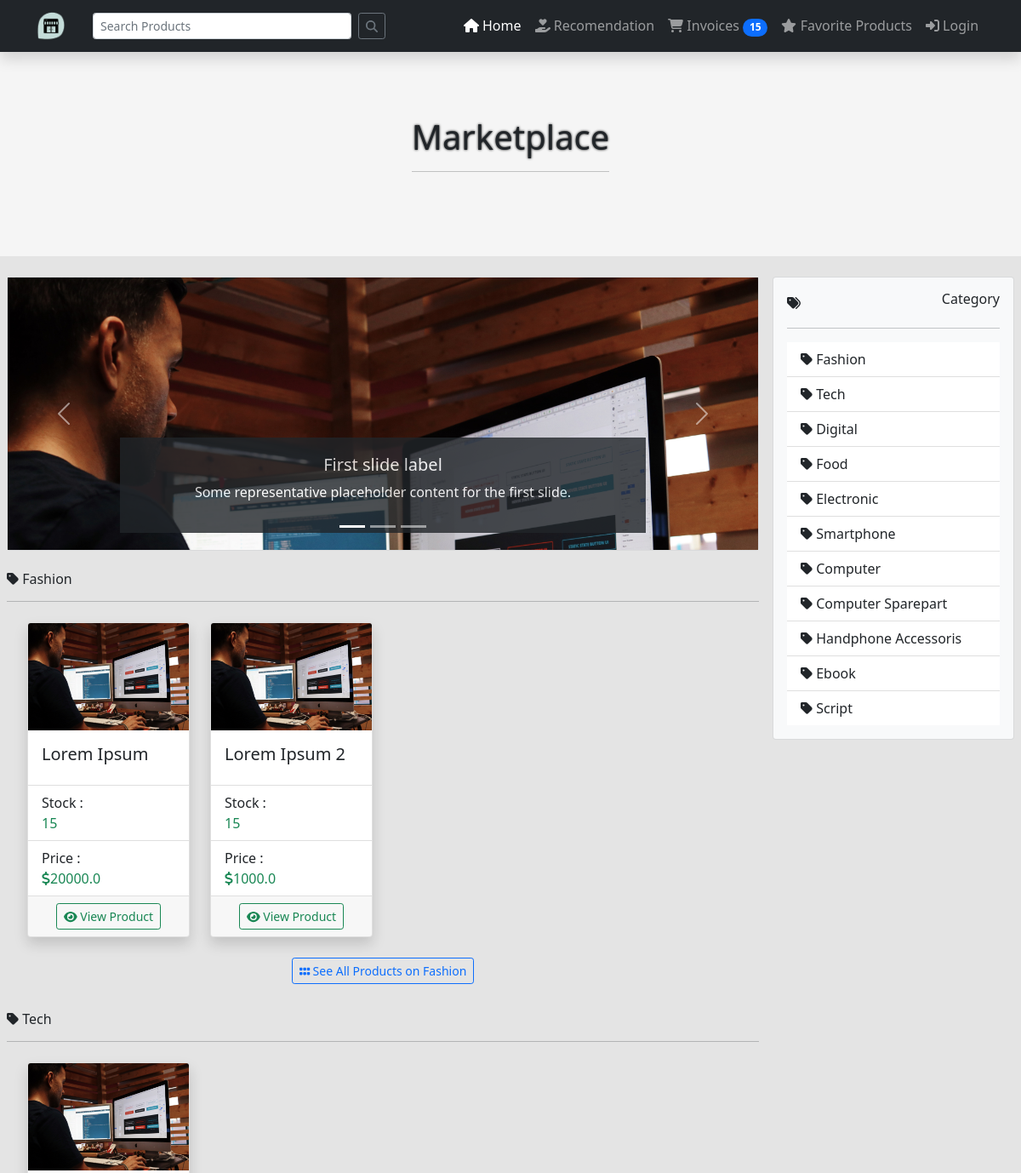
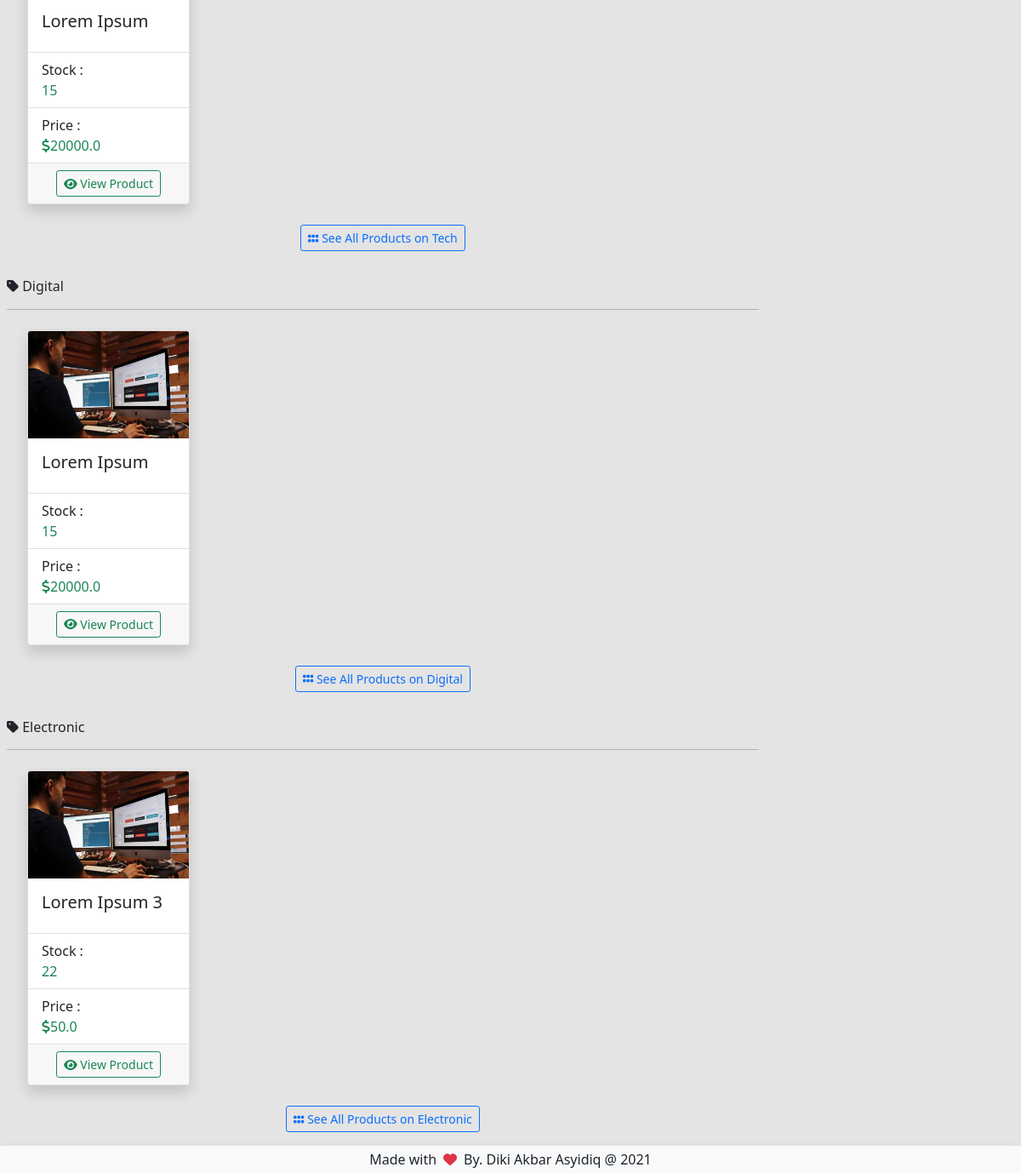
The page / on the database its author committed (2 pictures, top to bottom).
### products/models.py (models this page shows, shortened)
class Category(models.Model):
    name = models.CharField(max_length=25, blank=False)
    description = models.TextField(blank=False)
    slug = models.SlugField(editable=False, blank=True)

class Products(models.Model):
    product_name        = models.CharField(max_length=50, blank=False)
    product_description = models.TextField(default="My Product", blank=False)
    product_price       = models.FloatField(blank=False)
    product_category    = models.JSONField(blank=False)
    product_created     = models.DateTimeField(auto_now_add=True)
    product_updated     = models.DateTimeField(auto_now=True)
    product_owner       = models.CharField(max_length=25, editable=False, blank=False)
    product_stock       = models.IntegerField(blank=False)
    product_rating      = models.FloatField(editable=False, blank=True, null=True)
    product_media       = models.JSONField(blank=True, null=True)
    product_slugify     = models.SlugField(editable=False)
    product_condition   = models.CharField(blank=True, max_length=50)
    product_type        = models.CharField(blank=True, max_length=50)
    product_sold_count  = models.IntegerField(default=0)

### marketplace/views.py (the view)
# urls.py: path('', root_views.LandingPage.as_view(), name = "home_root")
class LandingPage(TemplateView):
    template_name = "index.html"
    def get_context_data(self, **kwargs):
        product_in_category = {}
        main_category = []
        for category in Category.objects.all():
            main_category.append({"name" : category.name, "pk" : category.id, "slug" : category.slug})
            if settings.DATABASES['default']['ENGINE'] not in ['django.db.backends.sqlite3', 'django.db.backends.oracle']:
                products = Products.objects.filter(product_category__contains=category.id)[:8]
                for product in products:
                    product_item = {
                        "name"      : product.product_name,
                        "stock"     : product.product_stock,
                        "price"     : product.product_price,
                        "category"  : []
                    }
                    for pro_cat in product.product_category:
                        cat_in_pro = Category.objects.get(id = pro_cat)
                        product_item["category"].append(cat_in_pro.name)
                    if category.name not in product_in_category:
                        product_in_category.update({category.name : [product_item]})
                    else :
                        if len(product_in_category[category.name]) < 8:
                            product_in_category[category.name].append(product_item)
            else :
                products = Products.objects.all()
                for product in products:
                    product_item = {
                        "pk"        : product.id,
                        "name"      : product.product_name,
                        "stock"     : product.product_stock,
                        "price"     : product.product_price,
                        "slug"      : product.product_slugify,
                        "category"  : []
                    }
                    for pro_cat in product.product_category:
                        cat_in_pro = Category.objects.get(id = pro_cat)
                        product_item["category"].append(cat_in_pro.name)
                    if category.id in product.product_category:
                        if category.name not in product_in_category:
                            product_in_category.update({category.name : [product_item]})
                        else :
                            if len(product_in_category[category.name]) < 8:
                                product_in_category[category.name].append(product_item)
        self.extra_context = {
            "webName" : "Marketplace",
            "category" : Category.objects.all(),
            "product_in_category" : product_in_category.items(),
            "main_category" : main_category
        }
        return super().get_context_data(**kwargs)

### templates/index.html (shortened to what this page needs)
{% extends 'blueprints/layout.html'%}
{% load static %}
{% block tagline %}
{{webName}}
{% endblock tagline %}
{% block content %}
<div class="row mt-3 m-0">
    <div class="p-2 col-md-9">
        <div class="card text-dark bg-light">
            <div class="card-body p-0" style="height: 20rem;">
                <div id="carouselExampleIndicators" class="carousel slide h-100" data-bs-ride="carousel">
                    <div class="carousel-indicators">
                      <button type="button" data-bs-target="#carouselExampleIndicators" data-bs-slide-to="0" class="active" aria-current="true" aria-label="Slide 1"></button>
                      <button type="button" data-bs-target="#carouselExampleIndicators" data-bs-slide-to="1" aria-label="Slide 2"></button>
                      <button type="button" data-bs-target="#carouselExampleIndicators" data-bs-slide-to="2" aria-label="Slide 3"></button>
                    </div>
                    <div class="carousel-inner h-100">
                      <div class="carousel-item active h-100" style="background-repeat: no-repeat; background-size: cover;background-image: url({% static 'media/example/1.jpg' %});">
                        <div class="carousel-caption d-none d-md-block bg-dark" style="opacity: 0.8;">
                            <h5>First slide label</h5>
                            <p>Some representative placeholder content for the first slide.</p>
                        </div>
                    </div>
                    </div>
                    <button class="carousel-control-prev" type="button" data-bs-target="#carouselExampleIndicators" data-bs-slide="prev">
                      <span class="carousel-control-prev-icon" aria-hidden="true"></span>
                    </button>
                    <button class="carousel-control-next" type="button" data-bs-target="#carouselExampleIndicators" data-bs-slide="next">
                      <span class="carousel-control-next-icon" aria-hidden="true"></span>
                    </button>
                  </div>
            </div>
        </div>
        {% for key,value in product_in_category %}
        <br>
            <h6><span class="fas fa-tag"></span> {{key}}</h6>
        <hr>
        <div class="container">
            <div class="row">
            {% for product in value %}
            <div class="col-md-3 pt-2">
                <div class="card h-100 shadow position-relative" data-aos="zoom-in"
                data-aos-easing="linear">
                    <img src="{% static 'media/example/1.jpg' %}" class="card-img-top" alt="...">
                    <div class="card-body">
                    <h5 class="card-title">{{product.name}}</h5>
                    </div>
                    <ul class="list-group list-group-flush">
                        <li class="list-group-item">
                            <div>Stock : </div>
                            <span class="text-success">{{product.stock}}</span>
                        </li>
                        <li class="list-group-item">
                            <div>Price : </div>
                            <span class="text-success"> <span class="fas fa-dollar-sign"></span>{{product.price}}</span>
                        </li>
                    </ul>
                    <div class="card-footer d-flex justify-content-center align-items-center">
                        <div>
                            <a href="{% url 'products:product_detail' pk=product.pk slug=product.slug %}" class="btn btn-sm btn-outline-success"><span class="fas fa-eye"></span> View Product</a>
                        </div>
                    </div>
                </div>
            </div>
            {% endfor %}
            </div>
        </div>
        <br>
        <div class="d-flex justify-content-center align-items-center">
            <div>
                <h6><a href="{% for cat in main_category %}{% if cat.name == key %}{% url 'products:category_detail_with_products' pk=cat.pk slug=cat.slug %}{% endif %}{% endfor %}" class="btn btn-sm btn-outline-primary"><span class="fas fa-grip-horizontal"></span> See All Products on {{key}}</a></h6>
            </div>
        </div>
        {% endfor %}
    </div>
    <div class="p-2 col-md-3">
        <div class="card text-dark bg-light">
            <div class="card-body">
                <div class="d-flex justify-content-center align-items-center">
                    <div class="flex-fill">
                        <span class="fas fa-tags"></span>
                    </div>
                    <div>
                        <h6>Category</h6>
                    </div>
                </div>
                <hr>
                <div class="list-group list-group-flush bg-light">
                    {% for cat in category %}
                    <a class="list-group-item" href="{% url 'products:category_detail_with_products' pk=cat.pk slug=cat.slug %}" %}"><span class="fas fa-tag"></span> {{cat.name}}</a>
                    {% endfor %}
                </div>
            </div>
        </div>
    </div>
</div>
{% endblock content %}

### templates/blueprints/layout.html (shortened to what this page needs)
{% load static %}
<!DOCTYPE html>
<html lang="en">
<head>
    <link rel="stylesheet" href="{% static 'css/bootstrap.min.css' %}">
    <link rel="stylesheet" href="{% static 'css/bootstrap-grid.min.css' %}">
    <link rel="stylesheet" href="{% static 'js/jquery-ui/jquery-ui.min.css' %}">
    <link rel="stylesheet" href="{% static 'css/style.css' %}">
    <link rel="stylesheet" href="{% static 'css/fontawesome/all.min.css' %}">
    <link rel="stylesheet" href="{% static 'css/aos.css' %}">
</head>
<body class="Main_Style">
    <nav class="navbar navbar-expand-sm sticky-top shadow navbar-dark bg-dark">
    <div class="container">
        <a class="navbar-brand" href="#">
            <img src="{% static 'media/logo.png' %}" alt="" width="35" height="35">
        </a>
        <form class="d-flex flex-fill ms-3">
            <input class="form-control me-2 form-control-sm" type="search" placeholder="Search Products" aria-label="Search">
            <button class="btn btn-outline-secondary btn-sm" type="submit"><span class="fas fa-search" ></span></button>
        </form>
        <div class="collapse navbar-collapse" id="navbarScroll">
            <ul class="navbar-nav ms-auto my-2 my-lg-0 navbar-nav-scroll" style="--bs-scroll-height: 100px;">
                <li class="nav-item">
                  <a class="nav-link active" aria-current="page" href="#"><span class="fas fa-home"></span> Home</a>
                </li>
                <li class="nav-item">
                  <a class="nav-link" href="#"><span class="fas fa-hand-holding-heart"></span> Recomendation</a>
                </li>
                <li class="nav-item position-relative">
                  <a class="nav-link" href="#"><span class="fas fa-shopping-cart"></span> Invoices <span class="badge rounded-pill bg-primary">15</span></a>
                </li>
                <li class="nav-item">
                    <a class="nav-link" href="#"><span class="fas fa-star"></span> Favorite Products</a>
                  </li>
                <li class="nav-item">
                    <a href="#" class="nav-link"><span class="fas fa-sign-in-alt"></span> Login</a>
                </li>
              </ul>
          </div>
        </div>
        </nav>
        <div class="Main_Header">
            <h1>
                {% block tagline %}{% endblock tagline %}
                <hr>
            </h1>
        </div>
        {% block content%}
        {% endblock content %}
        <div class="w-100 bg-light static-bottom shadow d-flex justify-content-center align-items-center">
            <div class="p-1">
                Made with
            </div>
            <div class="p-1 text-danger">
                <span class="fas fa-heart"></span>
            </div>
            <div class="p-1">
                By. Diki Akbar Asyidiq @ 2021
            </div>
        </div>
</body>
</html>

### static/css/style.css (style rules this page uses)
.Main_Style { background-color: #E4E4E4; }
.Main_Header { background-color: whitesmoke; height: 15rem; line-height: 15rem; justify-content: center; align-items: center; align-content: center; display: flex; }
.Main_Header h1 { text-shadow: 0 0 3px black; }

### rows shown on the page
Category: product_in_category "Fashion", product_in_category "Fashion", name "Fashion"
Products: name "Lorem Ipsum" "Lorem Ipsum" "Lorem Ipsum", price "20000.0" "20000.0" "20000.0"
Products: name "Lorem Ipsum 2", price "1000.0"
Category: product_in_category "Tech", product_in_category "Tech", name "Tech"
Category: product_in_category "Digital", product_in_category "Digital", name "Digital"
Category: product_in_category "Electronic", product_in_category "Electronic", name "Electronic"
Products: name "Lorem Ipsum 3", price "50.0"
Category: name "Food"
Category: name "Smartphone"
Category: name "Computer"
Category: name "Computer Sparepart"
Category: name "Handphone Accessoris"
Category: name "Ebook"
Category: name "Script"

### other values the page prints
{{ webName }} "Marketplace"
{{ product.stock }} "15" "15" "15" "15" "22"
